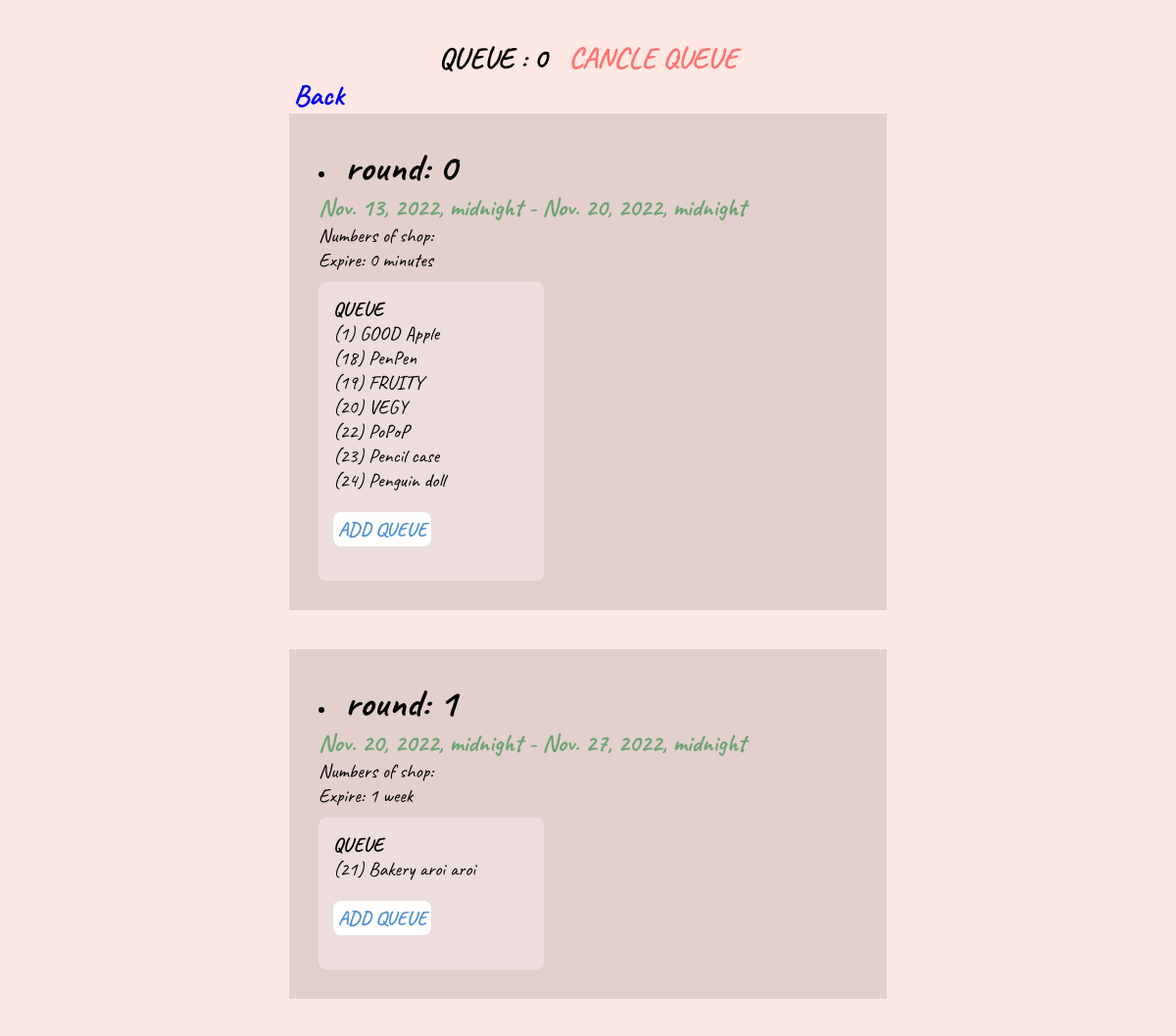
Page /myshop/shop/18/queue/ (upper part) on the earlier database version.
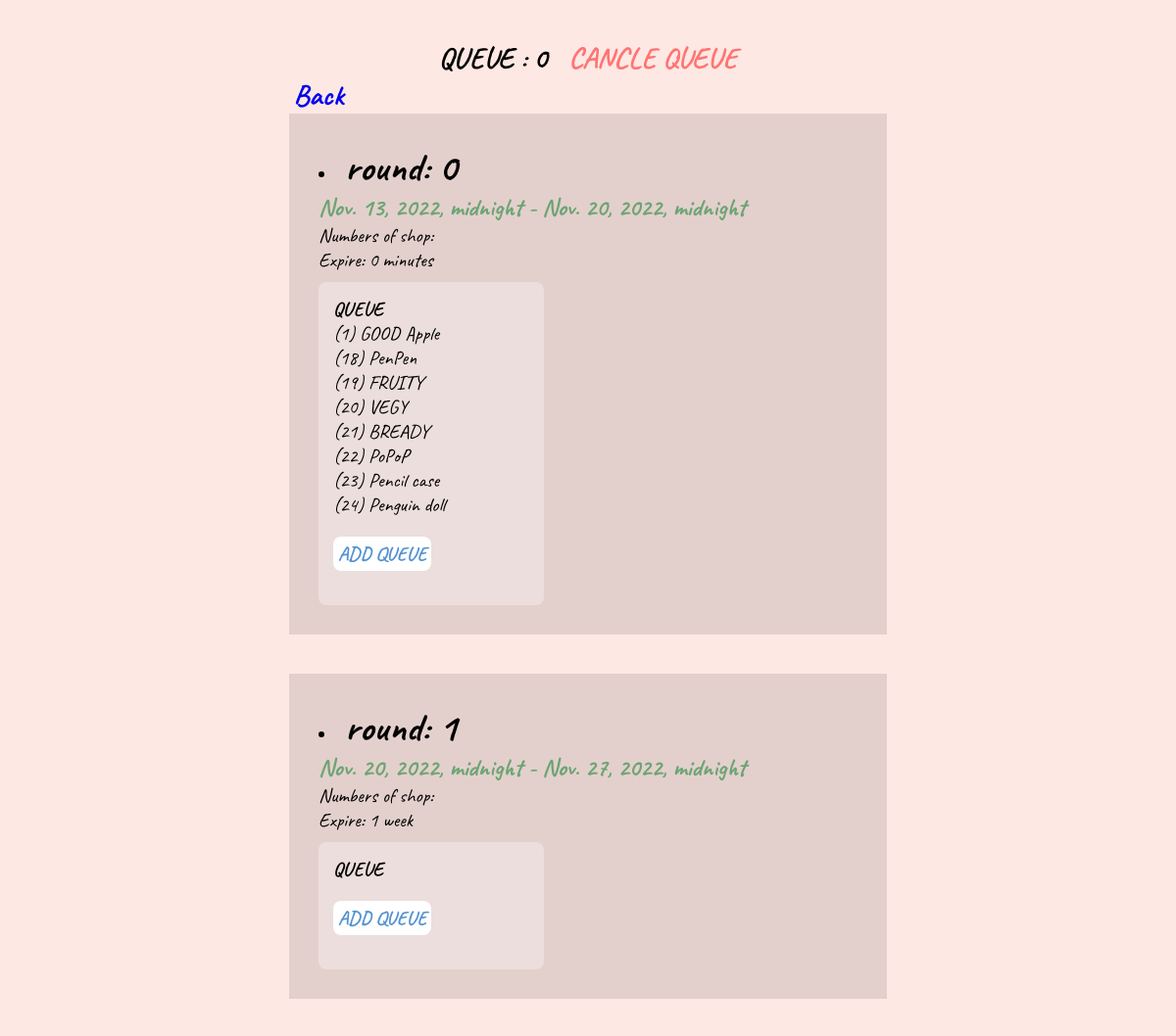
Same page on the later database version.
### myshop/models.py (models this page shows)
class round(models.Model):
    shop = models.ManyToManyField(shop_detail, blank=True, related_name = "addqueue")
    round_queue = models.IntegerField(default = 0)
    numshop = models.IntegerField(default = 0)
    expire = models.DateTimeField(null=True)
    start = models.DateTimeField(null=True)
    def __str__(self):
        return f"round: {self.round_queue}"

class shop_detail(models.Model):
    seller_id = models.ForeignKey(seller_detail, on_delete=models.CASCADE, related_name = "shop", null=True)
    name = models.CharField(max_length=64)
    category = models.CharField(max_length=10, null=True)
    in_interact = models.CharField(max_length=100, null=True)
    ex_interact = models.CharField(max_length=64, null=True)
    shop_im = models.ImageField(upload_to='images/', default = "images/cartoon-style-cafe-front-shop-view_134830-697.webp")
    payment = models.CharField(max_length=100, null=True)
    def __str__(self):
        return f"({self.id}) {self.name}"

### myshop/views.py (the view)
# urls.py: path('shop/<int:shop_id>/queue/', views.queue, name='queue'),
def queue(request, shop_id):
    s = shop_detail.objects.get(pk=shop_id)
    allr = round.objects.filter().order_by('round_queue')
    found = round.objects.all().exists()
    if not found:
        new_r= round(round_queue = 0)
        new_r.save()
    return render(request, "myshop/queue.html", {
            "shop":  s,
            "round": allr,
        })

### myshop/templates/myshop/queue.html (shortened to what this page needs)
{% extends "myshop/layout_shop.html" %}
{% block body%}
    <div>
        <div class="delq">
            <p1>QUEUE : {{shop.addqueue.get.round_queue}}</p1>
            <a href="{% url 'delqueue' shop.id %}" class="delqueue"
            onclick="
                if (confirm('Are you sure to cancle queue?')){
                    return true;
                }
                else{
                    event.stopPropagation();
                    event.preventDefault();
                };">CANCLE QUEUE</a>
        <div class="backq">
            <a href="{% url 'myshop' shop.id %}">Back</a>
        </div>
        </div>
        </div>
            {% for r in round %}
                <li class="queueround">
                    {% if r.round_queue == 0 %}
                        <div class="round">{{ r }}</div>
                        <div class="dateq">{{ r.start }} - {{ r.expire }}</div>
                        <div style="font-family: Caveat;">Numbers of shop: {{ r.bumber }}<br>
                        Expire: {{ r.expire|timeuntil }}</div>
                    {% else %}
                    <div class="round">{{ r }}</div><br>
                    <div class="dateq">{{ r.start }} - {{ r.expire }}</div>
                    <div style="font-family: Caveat;">Numbers of shop: {{ r.bumber }}<br>
                    Expire: {{ r.expire|timeuntil:r.start }}</div>
                    {% endif %}
                    <div class="listq">
                        <p1>QUEUE</p1><br>
                        {% for s in r.shop.all %}
                            {{ s }}<br>
                        {% endfor %}
                        <br>
                        <a href="{% url 'addqueue' shop.id r.id %}" class="addq">ADD QUEUE</a> <br>
                        <br>
                    </div>
                </li>
            {% endfor %}
{% endblock %}

Differences in the rows shown:
changed round "round: 0": gains shop_detail (id+name "(21) BREADY")
changed round "round: 1": loses shop_detail (id+name "(21) Bakery aroi aroi")
